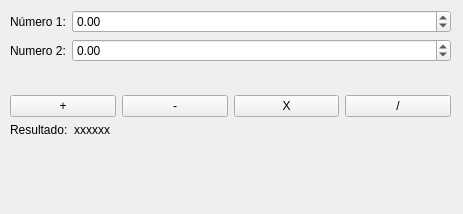
<?xml version="1.0" encoding="UTF-8"?>
<ui version="4.0">
 <class>Widget</class>
 <widget class="QWidget" name="Widget">
  <property name="geometry">
   <rect>
    <x>0</x>
    <y>0</y>
    <width>463</width>
    <height>214</height>
   </rect>
  </property>
  <property name="windowTitle">
   <string>Widget</string>
  </property>
  <widget class="QWidget" name="layoutWidget">
   <property name="geometry">
    <rect>
     <x>10</x>
     <y>10</y>
     <width>441</width>
     <height>191</height>
    </rect>
   </property>
   <layout class="QVBoxLayout" name="verticalLayout">
    <item>
     <layout class="QFormLayout" name="formLayout">
      <item row="0" column="0">
       <widget class="QLabel" name="label">
        <property name="text">
         <string>Número 1:</string>
        </property>
       </widget>
      </item>
      <item row="0" column="1">
       <widget class="QDoubleSpinBox" name="n1">
        <property name="minimum">
         <double>-99999999.000000000000000</double>
        </property>
        <property name="maximum">
         <double>999999999.000000000000000</double>
        </property>
       </widget>
      </item>
      <item row="1" column="0">
       <widget class="QLabel" name="label_2">
        <property name="text">
         <string>Numero 2:</string>
        </property>
       </widget>
      </item>
      <item row="1" column="1">
       <widget class="QDoubleSpinBox" name="n2">
        <property name="minimum">
         <double>-99999999.000000000000000</double>
        </property>
        <property name="maximum">
         <double>999999999.000000000000000</double>
        </property>
       </widget>
      </item>
     </layout>
    </item>
    <item>
     <layout class="QHBoxLayout" name="horizontalLayout">
      <item>
       <widget class="QPushButton" name="suma">
        <property name="text">
         <string>+</string>
        </property>
       </widget>
      </item>
      <item>
       <widget class="QPushButton" name="resta">
        <property name="text">
         <string>-</string>
        </property>
       </widget>
      </item>
      <item>
       <widget class="QPushButton" name="multiplica">
        <property name="text">
         <string>X</string>
        </property>
       </widget>
      </item>
      <item>
       <widget class="QPushButton" name="divide">
        <property name="text">
         <string>/</string>
        </property>
       </widget>
      </item>
     </layout>
    </item>
    <item>
     <layout class="QFormLayout" name="formLayout_2">
      <item row="0" column="0">
       <widget class="QLabel" name="label_3">
        <property name="text">
         <string>Resultado:</string>
        </property>
       </widget>
      </item>
      <item row="0" column="1">
       <widget class="QLabel" name="lblResultado">
        <property name="text">
         <string>xxxxxx</string>
        </property>
       </widget>
      </item>
     </layout>
    </item>
   </layout>
  </widget>
 </widget>
 <resources/>
 <connections/>
</ui>
